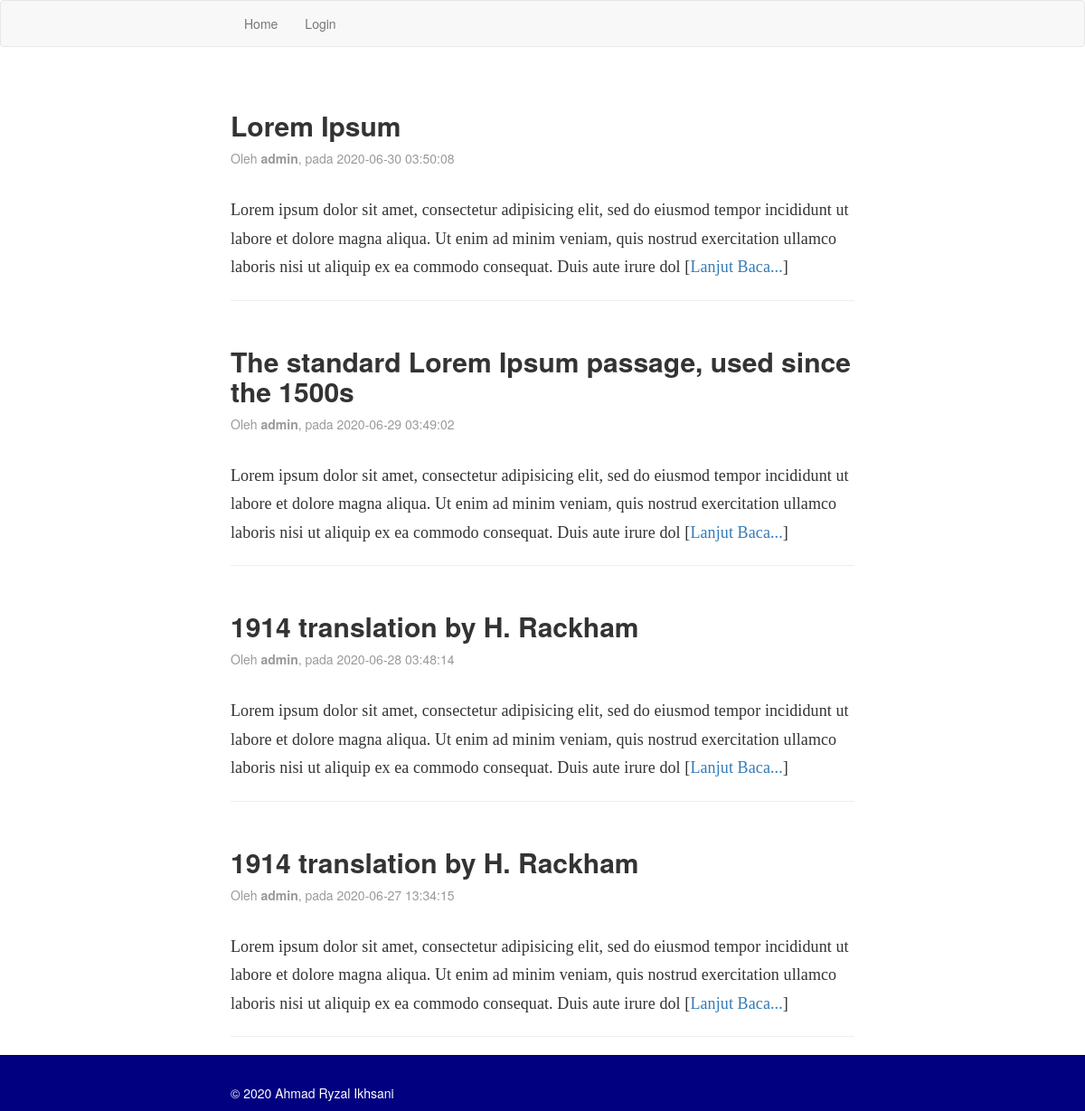
The page / on the database its author committed.
### tables this page shows
CREATE TABLE `artikel` (
  `id` int(11) NOT NULL,
  `judul` varchar(255) NOT NULL,
  `isi` text NOT NULL,
  `tanggal` timestamp NOT NULL DEFAULT CURRENT_TIMESTAMP,
  `penulis` varchar(128) NOT NULL
);

### index.php (the view, shortened to what this page needs)
<?php include("konektor.php"); ?>
<!DOCTYPE html>
<html>
    <head>
        <link rel="stylesheet" href="bootstrap/css/bootstrap.css" />
        <link rel="stylesheet" href="bootstrap/css/style.css" />
        <link rel="stylesheet" href="font-awesome/css/font-awesome.css" />
    </head>
    <body>
        <nav class="navbar navbar-default"><?php include("menu.php"); ?></nav>
        <article>
            <div class="container wrap">
                <div class="row">
                    <div class="col-md-12">
                        <?php
                            $query = mysqli_query($koneksi, "SELECT * FROM artikel ORDER BY tanggal DESC");
                            while($artikel = mysqli_fetch_array($query)){
                                echo "<div class='artikel-kop'>";
                                echo "<h2><b>".$artikel['judul']."</b></h2>";
                                echo "<p class='artikel-tanggal'>Oleh <b>".$artikel['penulis']."</b>, pada ".$artikel['tanggal']."</p>";
                                echo "</div>";
                                echo "<div class='artikel-isi'>";
                                echo substr($artikel['isi'], 0, 255);
                                echo " [<a href='artikel.php?id=".$artikel['id']."' />Lanjut Baca...</a>]";
                                echo "</div><hr/>";
                            }
                        ?>
                    </div>
                </div>
            </div>
        </article>
        <footer>
            <?php include("footer.php"); ?>
        </footer>
    </body>
</html>

### rows shown on the page
artikel: judul "Lorem Ipsum", penulis "admin", tanggal "2020-06-30 03:50:08", isi "Lorem ipsum dolor sit amet, consectetur adipisicing elit, sed do eiusmod tempor incididunt ut labore et dolore magna aliqua. Ut enim ad minim veniam, quis nostrud exercitation ullamco laboris nisi ut aliquip ex ea commodo consequat. Duis aute irure dol"
artikel: judul "The standard Lorem Ipsum passage, used since the 1500s", penulis "admin", tanggal "2020-06-29 03:49:02", isi "Lorem ipsum dolor sit amet, consectetur adipisicing elit, sed do eiusmod tempor incididunt ut labore et dolore magna aliqua. Ut enim ad minim veniam, quis nostrud exercitation ullamco laboris nisi ut aliquip ex ea commodo consequat. Duis aute irure dol"
artikel: judul "1914 translation by H. Rackham", penulis "admin", tanggal "2020-06-28 03:48:14", isi "Lorem ipsum dolor sit amet, consectetur adipisicing elit, sed do eiusmod tempor incididunt ut labore et dolore magna aliqua. Ut enim ad minim veniam, quis nostrud exercitation ullamco laboris nisi ut aliquip ex ea commodo consequat. Duis aute irure dol"
artikel: judul "1914 translation by H. Rackham", penulis "admin", tanggal "2020-06-27 13:34:15", isi "Lorem ipsum dolor sit amet, consectetur adipisicing elit, sed do eiusmod tempor incididunt ut labore et dolore magna aliqua. Ut enim ad minim veniam, quis nostrud exercitation ullamco laboris nisi ut aliquip ex ea commodo consequat. Duis aute irure dol"

### other values the page prints
Date("Y") "2020"
